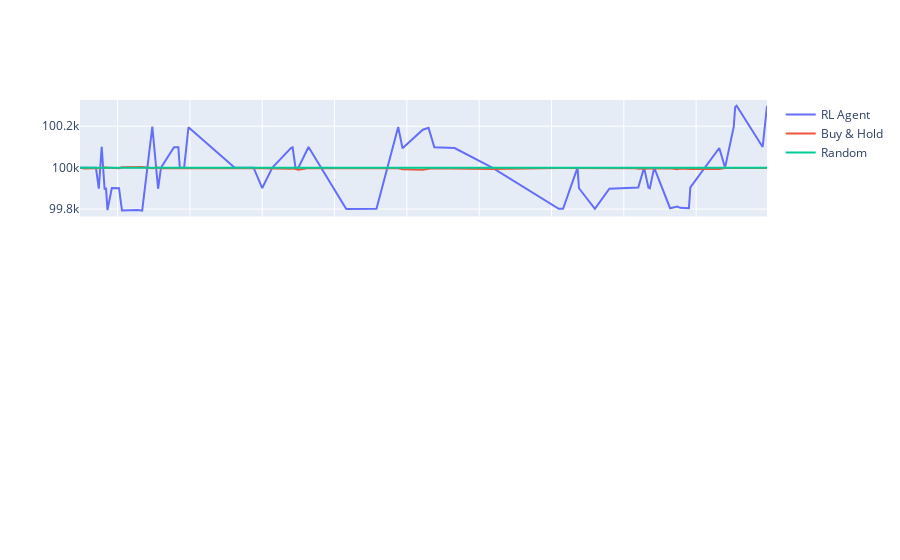

Notebook source saved alongside this figure:
### Code cell
fig = make_subplots(
    rows=3,
    cols=1,
    shared_xaxes=True,
    vertical_spacing=0.04
)

# --- Chart 1: Portfolio vs Benchmarks ---
fig.add_trace(
    go.Scatter(
        x=df["timestamp"],
        y=df["agent_portfolio_value"],
        mode="lines",
        name="RL Agent"
    ),
    row=1, col=1
)

fig.add_trace(
    go.Scatter(
        x=df["timestamp"],
        y=df["benchmark_buy_hold_value"],
        mode="lines",
        name="Buy & Hold"
    ),
    row=1, col=1
)

fig.add_trace(
    go.Scatter(
        x=df["timestamp"],
        y=df["benchmark_random_value"],
        mode="lines",
        name="Random"
    ),
    row=1, col=1
)
